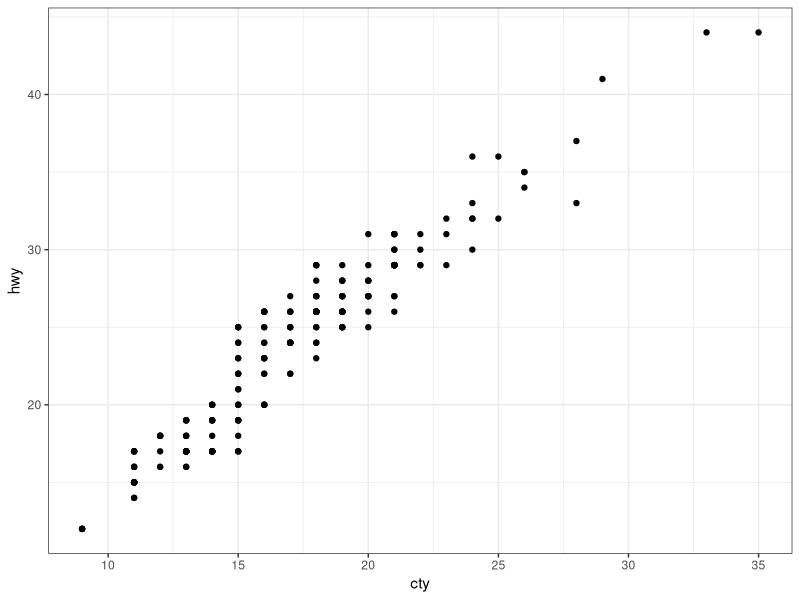
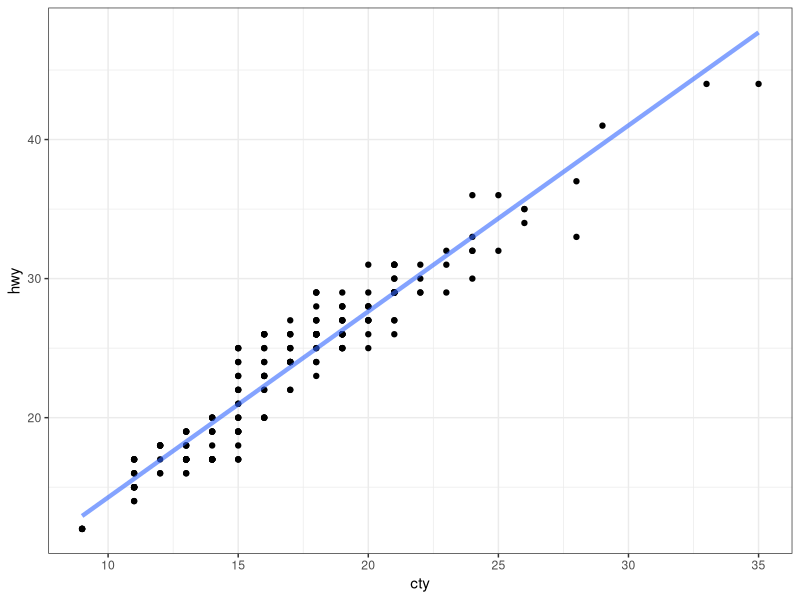

These figures' R source, in order:
## ---- chunk 1
knitr::opts_chunk$set(
  echo=TRUE, message=FALSE, warning=FALSE, fig.align="center", fig.retina=3
)

old.hooks <- fansi::set_knit_hooks(knitr::knit_hooks)
options(crayon.enabled=TRUE)
## ---- chunk 2
library(tibble)
library(dplyr)
library(ggplot2)
library(broom)
## ---- chunk 3
theme_set(theme_bw())
## ---- chunk 4
data(mpg, package="ggplot2")
## ---- chunk 5
ggplot(mpg, aes(x=cty, y=hwy))+
  geom_point()
## ---- chunk 6
lm_miles <- lm(hwy ~ cty, data=mpg)

summary(lm_miles)
## ---- chunk 7
lm_miles_aug <- augment(lm_miles)

lm_miles_aug
## ---- chunk 8
ggplot(lm_miles_aug, aes(x=cty))+
  geom_point(aes(y=hwy))+
  geom_line(aes(y=.fitted), colour="#3366FF", lwd=1.5, alpha=0.6)
## ---- chunk 9
predict(
  lm_miles,
  newdata = data.frame(cty=20),
  interval = "confidence"
)
## ---- chunk 10
predict(
  lm_miles,
  newdata = data.frame(cty=20),
  interval = "prediction"
)
## ---- chunk 11
summarise(
  lm_miles_aug,
  corr_x_y = cor(cty, hwy),
  corr_y_fitted = cor(hwy, .fitted),
  corr_x_fitted = cor(cty, .fitted)
)
## ---- chunk 12
summarise(
  lm_miles_aug,
  corr_x_y_squared = cor(cty, hwy)^2,
  corr_y_fitted_squared = cor(hwy, .fitted)^2,
  corr_x_fitted_squared = cor(cty, .fitted)^2,
  r.squared = summary(lm_miles)$r.squared
)
